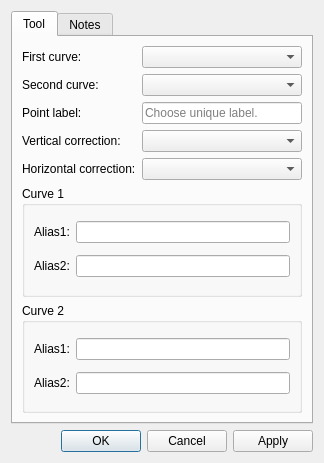
<?xml version="1.0" encoding="UTF-8"?>
<ui version="4.0">
 <class>DialogPointOfIntersectionCurves</class>
 <widget class="QDialog" name="DialogPointOfIntersectionCurves">
  <property name="geometry">
   <rect>
    <x>0</x>
    <y>0</y>
    <width>324</width>
    <height>463</height>
   </rect>
  </property>
  <property name="windowTitle">
   <string>Tool point of intersection curves</string>
  </property>
  <property name="windowIcon">
   <iconset resource="../../../vmisc/share/resources/icon.qrc">
    <normaloff>:/icon/64x64/icon64x64.png</normaloff>:/icon/64x64/icon64x64.png</iconset>
  </property>
  <layout class="QVBoxLayout" name="verticalLayout_3">
   <item>
    <widget class="QTabWidget" name="tabWidget">
     <property name="currentIndex">
      <number>0</number>
     </property>
     <widget class="QWidget" name="tab">
      <attribute name="title">
       <string>Tool</string>
      </attribute>
      <layout class="QVBoxLayout" name="verticalLayout">
       <item>
        <layout class="QFormLayout" name="formLayout">
         <item row="0" column="0">
          <widget class="QLabel" name="labelCurve1">
           <property name="sizePolicy">
            <sizepolicy hsizetype="Preferred" vsizetype="Preferred">
             <horstretch>0</horstretch>
             <verstretch>0</verstretch>
            </sizepolicy>
           </property>
           <property name="text">
            <string>First curve:</string>
           </property>
          </widget>
         </item>
         <item row="0" column="1">
          <widget class="QComboBox" name="comboBoxCurve1">
           <property name="toolTip">
            <string/>
           </property>
          </widget>
         </item>
         <item row="1" column="0">
          <widget class="QLabel" name="labelCurve2">
           <property name="sizePolicy">
            <sizepolicy hsizetype="Preferred" vsizetype="Preferred">
             <horstretch>0</horstretch>
             <verstretch>0</verstretch>
            </sizepolicy>
           </property>
           <property name="text">
            <string>Second curve:</string>
           </property>
          </widget>
         </item>
         <item row="1" column="1">
          <widget class="QComboBox" name="comboBoxCurve2"/>
         </item>
         <item row="2" column="0">
          <widget class="QLabel" name="labelEditNamePoint">
           <property name="sizePolicy">
            <sizepolicy hsizetype="Preferred" vsizetype="Preferred">
             <horstretch>0</horstretch>
             <verstretch>0</verstretch>
            </sizepolicy>
           </property>
           <property name="text">
            <string>Point label:</string>
           </property>
          </widget>
         </item>
         <item row="2" column="1">
          <widget class="QLineEdit" name="lineEditNamePoint">
           <property name="sizePolicy">
            <sizepolicy hsizetype="Expanding" vsizetype="Fixed">
             <horstretch>0</horstretch>
             <verstretch>0</verstretch>
            </sizepolicy>
           </property>
           <property name="toolTip">
            <string>Unique label</string>
           </property>
           <property name="placeholderText">
            <string>Choose unique label.</string>
           </property>
          </widget>
         </item>
         <item row="3" column="0">
          <widget class="QLabel" name="label">
           <property name="text">
            <string>Vertical correction:</string>
           </property>
          </widget>
         </item>
         <item row="3" column="1">
          <widget class="QComboBox" name="comboBoxVCorrection"/>
         </item>
         <item row="4" column="0">
          <widget class="QLabel" name="label_2">
           <property name="text">
            <string>Horizontal correction:</string>
           </property>
          </widget>
         </item>
         <item row="4" column="1">
          <widget class="QComboBox" name="comboBoxHCorrection"/>
         </item>
        </layout>
       </item>
       <item>
        <widget class="QGroupBox" name="groupBox">
         <property name="title">
          <string>Curve 1</string>
         </property>
         <layout class="QGridLayout" name="gridLayout">
          <item row="0" column="0">
           <widget class="QLabel" name="labelCurve1Alias1">
            <property name="text">
             <string>Alias1:</string>
            </property>
           </widget>
          </item>
          <item row="0" column="1">
           <widget class="QLineEdit" name="lineEditCurve1Alias1">
            <property name="clearButtonEnabled">
             <bool>true</bool>
            </property>
           </widget>
          </item>
          <item row="1" column="0">
           <widget class="QLabel" name="labelCurve1Alias2">
            <property name="text">
             <string>Alias2:</string>
            </property>
           </widget>
          </item>
          <item row="1" column="1">
           <widget class="QLineEdit" name="lineEditCurve1Alias2">
            <property name="clearButtonEnabled">
             <bool>true</bool>
            </property>
           </widget>
          </item>
         </layout>
        </widget>
       </item>
       <item>
        <widget class="QGroupBox" name="groupBox_2">
         <property name="title">
          <string>Curve 2</string>
         </property>
         <layout class="QGridLayout" name="gridLayout_2">
          <item row="0" column="0">
           <widget class="QLabel" name="labelCurve2Alias1">
            <property name="text">
             <string>Alias1:</string>
            </property>
           </widget>
          </item>
          <item row="0" column="1">
           <widget class="QLineEdit" name="lineEditCurve2Alias1">
            <property name="clearButtonEnabled">
             <bool>true</bool>
            </property>
           </widget>
          </item>
          <item row="1" column="0">
           <widget class="QLabel" name="labelCurve2Alias2">
            <property name="text">
             <string>Alias2:</string>
            </property>
           </widget>
          </item>
          <item row="1" column="1">
           <widget class="QLineEdit" name="lineEditCurve2Alias2">
            <property name="clearButtonEnabled">
             <bool>true</bool>
            </property>
           </widget>
          </item>
         </layout>
        </widget>
       </item>
      </layout>
     </widget>
     <widget class="QWidget" name="tab_2">
      <attribute name="title">
       <string>Notes</string>
      </attribute>
      <layout class="QVBoxLayout" name="verticalLayout_2">
       <item>
        <widget class="QPlainTextEdit" name="plainTextEditToolNotes"/>
       </item>
      </layout>
     </widget>
    </widget>
   </item>
   <item>
    <widget class="QDialogButtonBox" name="buttonBox">
     <property name="orientation">
      <enum>Qt::Horizontal</enum>
     </property>
     <property name="standardButtons">
      <set>QDialogButtonBox::Apply|QDialogButtonBox::Cancel|QDialogButtonBox::Ok</set>
     </property>
    </widget>
   </item>
  </layout>
 </widget>
 <resources>
  <include location="../../../vmisc/share/resources/icon.qrc"/>
 </resources>
 <connections>
  <connection>
   <sender>buttonBox</sender>
   <signal>accepted()</signal>
   <receiver>DialogPointOfIntersectionCurves</receiver>
   <slot>accept()</slot>
   <hints>
    <hint type="sourcelabel">
     <x>248</x>
     <y>254</y>
    </hint>
    <hint type="destinationlabel">
     <x>157</x>
     <y>274</y>
    </hint>
   </hints>
  </connection>
  <connection>
   <sender>buttonBox</sender>
   <signal>rejected()</signal>
   <receiver>DialogPointOfIntersectionCurves</receiver>
   <slot>reject()</slot>
   <hints>
    <hint type="sourcelabel">
     <x>316</x>
     <y>260</y>
    </hint>
    <hint type="destinationlabel">
     <x>286</x>
     <y>274</y>
    </hint>
   </hints>
  </connection>
 </connections>
</ui>
